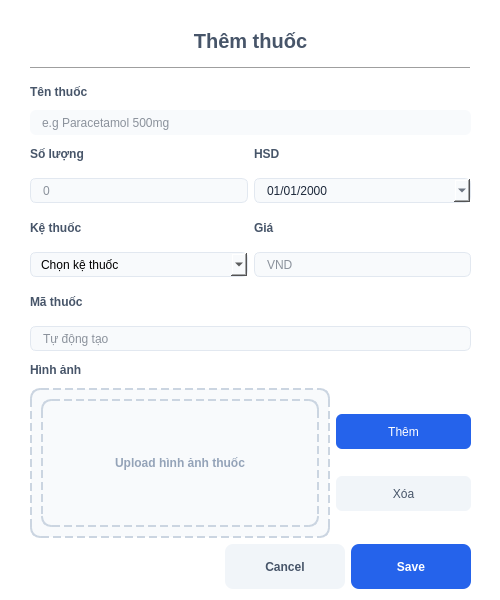
<?xml version="1.0" encoding="UTF-8"?>
<ui version="4.0">
    <class>dlg_medicine_detail</class>
    <widget class="QDialog" name="dlg_medicine_detail">
        <property name="windowModality">
            <enum>Qt::ApplicationModal</enum>
        </property>
        <property name="geometry">
            <rect>
                <x>0</x>
                <y>0</y>
                <width>500</width>
                <height>600</height>
            </rect>
        </property>
        <property name="minimumSize">
            <size>
                <width>500</width>
                <height>600</height>
            </size>
        </property>
        <property name="maximumSize">
            <size>
                <width>500</width>
                <height>600</height>
            </size>
        </property>
        <property name="windowTitle">
            <string>Thêm thuốc mới</string>
        </property>
        <property name="styleSheet">
            <string notr="true">QDialog {
                background-color: #FFFFFF;
                }

                QLabel {
                color: #475569;
                font-weight: 500;
                }

                QLineEdit {
                color: #1E293B;
                }</string>
        </property>
        <widget class="QLabel" name="lbl_title">
            <property name="geometry">
                <rect>
                    <x>30</x>
                    <y>20</y>
                    <width>441</width>
                    <height>41</height>
                </rect>
            </property>
            <property name="styleSheet">
                <string notr="true">font-size: 20px; font-weight: bold; color: #475569;</string>
            </property>
            <property name="text">
                <string>Thêm thuốc</string>
            </property>
            <property name="alignment">
                <set>Qt::AlignCenter</set>
            </property>
        </widget>
        <widget class="Line" name="line_top">
            <property name="geometry">
                <rect>
                    <x>30</x>
                    <y>60</y>
                    <width>440</width>
                    <height>16</height>
                </rect>
            </property>
            <property name="orientation">
                <enum>Qt::Horizontal</enum>
            </property>
        </widget>
        <widget class="QWidget" name="layoutWidget">
            <property name="geometry">
                <rect>
                    <x>30</x>
                    <y>79</y>
                    <width>441</width>
                    <height>526</height>
                </rect>
            </property>
            <layout class="QVBoxLayout" name="verticalLayout_2">
                <item>
                    <layout class="QVBoxLayout" name="verticalLayout">
                        <item>
                            <widget class="QLabel" name="lbl_name">
                                <property name="minimumSize">
                                    <size>
                                        <width>0</width>
                                        <height>25</height>
                                    </size>
                                </property>
                                <property name="text">
                                    <string>Tên thuốc</string>
                                </property>
                            </widget>
                        </item>
                        <item>
                            <widget class="QLineEdit" name="txt_medicine_name">
                                <property name="minimumSize">
                                    <size>
                                        <width>100</width>
                                        <height>25</height>
                                    </size>
                                </property>
                                <property name="styleSheet">
                                    <string notr="true">background-color: #F8FAFC; border: 1px solid
                                        #E2E8F0; border-radius: 6px; padding-left: 10px;</string>
                                </property>
                                <property name="placeholderText">
                                    <string>e.g Paracetamol 500mg</string>
                                </property>
                            </widget>
                        </item>
                        <item>
                            <layout class="QGridLayout" name="grid_info">
                                <property name="verticalSpacing">
                                    <number>12</number>
                                </property>
                                <item row="3" column="0">
                                    <widget class="QComboBox" name="cb_shelf_location">
                                        <property name="minimumSize">
                                            <size>
                                                <width>50</width>
                                                <height>25</height>
                                            </size>
                                        </property>
                                        <property name="styleSheet">
                                            <string notr="true">background-color: #F8FAFC; border:
                                                1px solid #E2E8F0; border-radius: 6px; padding-left:
                                                10px;</string>
                                        </property>
                                        <item>
                                            <property name="text">
                                                <string>Chọn kệ thuốc</string>
                                            </property>
                                        </item>
                                    </widget>
                                </item>
                                <item row="0" column="1">
                                    <widget class="QLabel" name="lbl_hsd">
                                        <property name="minimumSize">
                                            <size>
                                                <width>0</width>
                                                <height>25</height>
                                            </size>
                                        </property>
                                        <property name="text">
                                            <string>HSD</string>
                                        </property>
                                    </widget>
                                </item>
                                <item row="1" column="0">
                                    <widget class="QLineEdit" name="txt_quantity">
                                        <property name="minimumSize">
                                            <size>
                                                <width>50</width>
                                                <height>25</height>
                                            </size>
                                        </property>
                                        <property name="styleSheet">
                                            <string notr="true">background-color: #F8FAFC; border:
                                                1px solid #E2E8F0; border-radius: 6px; padding-left:
                                                10px;</string>
                                        </property>
                                        <property name="placeholderText">
                                            <string>0</string>
                                        </property>
                                    </widget>
                                </item>
                                <item row="0" column="0">
                                    <widget class="QLabel" name="lbl_qty">
                                        <property name="minimumSize">
                                            <size>
                                                <width>0</width>
                                                <height>25</height>
                                            </size>
                                        </property>
                                        <property name="text">
                                            <string>Số lượng</string>
                                        </property>
                                    </widget>
                                </item>
                                <item row="2" column="0">
                                    <widget class="QLabel" name="lbl_shelf">
                                        <property name="minimumSize">
                                            <size>
                                                <width>0</width>
                                                <height>25</height>
                                            </size>
                                        </property>
                                        <property name="text">
                                            <string>Kệ thuốc</string>
                                        </property>
                                    </widget>
                                </item>
                                <item row="2" column="1">
                                    <widget class="QLabel" name="lbl_price">
                                        <property name="minimumSize">
                                            <size>
                                                <width>0</width>
                                                <height>25</height>
                                            </size>
                                        </property>
                                        <property name="text">
                                            <string>Giá</string>
                                        </property>
                                    </widget>
                                </item>
                                <item row="3" column="1">
                                    <widget class="QLineEdit" name="txt_price">
                                        <property name="minimumSize">
                                            <size>
                                                <width>50</width>
                                                <height>25</height>
                                            </size>
                                        </property>
                                        <property name="styleSheet">
                                            <string notr="true">background-color: #F8FAFC; border:
                                                1px solid #E2E8F0; border-radius: 6px; padding-left:
                                                10px;</string>
                                        </property>
                                        <property name="placeholderText">
                                            <string>VND</string>
                                        </property>
                                    </widget>
                                </item>
                                <item row="1" column="1">
                                    <widget class="QDateEdit" name="txt_expiry_date">
                                        <property name="minimumSize">
                                            <size>
                                                <width>50</width>
                                                <height>25</height>
                                            </size>
                                        </property>
                                        <property name="styleSheet">
                                            <string notr="true">background-color: #F8FAFC; border:
                                                1px solid #E2E8F0; border-radius: 6px; padding-left:
                                                10px; color: #1E293B;</string>
                                        </property>
                                        <property name="displayFormat">
                                            <string>dd/MM/yyyy</string>
                                        </property>
                                        <property name="calendarPopup">
                                            <bool>true</bool>
                                        </property>
                                    </widget>
                                </item>
                                <item row="4" column="0">
                                    <widget class="QLabel" name="lbl_id">
                                        <property name="minimumSize">
                                            <size>
                                                <width>0</width>
                                                <height>25</height>
                                            </size>
                                        </property>
                                        <property name="text">
                                            <string>Mã thuốc</string>
                                        </property>
                                    </widget>
                                </item>
                                <item row="5" column="0" colspan="2">
                                    <widget class="QLineEdit" name="txt_medicine_id">
                                        <property name="minimumSize">
                                            <size>
                                                <width>50</width>
                                                <height>25</height>
                                            </size>
                                        </property>
                                        <property name="styleSheet">
                                            <string notr="true">background-color: #F8FAFC; border:
                                                1px solid #E2E8F0; border-radius: 6px; padding-left:
                                                10px;</string>
                                        </property>
                                        <property name="readOnly">
                                            <bool>true</bool>
                                        </property>
                                        <property name="placeholderText">
                                            <string>Tự động tạo</string>
                                        </property>
                                    </widget>
                                </item>
                            </layout>
                        </item>
                        <item>
                            <widget class="QLabel" name="lbl_img_title">
                                <property name="minimumSize">
                                    <size>
                                        <width>0</width>
                                        <height>25</height>
                                    </size>
                                </property>
                                <property name="text">
                                    <string>Hình ảnh</string>
                                </property>
                            </widget>
                        </item>
                        <item>
                            <layout class="QHBoxLayout" name="layout_upload">
                                <item>
                                    <widget class="QFrame" name="frame_upload">
                                        <property name="minimumSize">
                                            <size>
                                                <width>300</width>
                                                <height>150</height>
                                            </size>
                                        </property>
                                        <property name="styleSheet">
                                            <string notr="true">border: 2px dashed #CBD5E1;
                                                border-radius: 10px; background-color: #F8FAFC;</string>
                                        </property>
                                        <layout class="QVBoxLayout" name="v_upload">
                                            <item>
                                                <widget class="QLabel" name="lbl_upload_text">
                                                    <property name="styleSheet">
                                                        <string notr="true">color: #94A3B8;</string>
                                                    </property>
                                                    <property name="text">
                                                        <string>Upload hình ảnh thuốc</string>
                                                    </property>
                                                    <property name="alignment">
                                                        <set>Qt::AlignCenter</set>
                                                    </property>
                                                </widget>
                                            </item>
                                        </layout>
                                    </widget>
                                </item>
                                <item>
                                    <layout class="QVBoxLayout" name="v_img_btns">
                                        <property name="spacing">
                                            <number>1</number>
                                        </property>
                                        <item>
                                            <widget class="QPushButton" name="btn_add_img">
                                                <property name="minimumSize">
                                                    <size>
                                                        <width>80</width>
                                                        <height>35</height>
                                                    </size>
                                                </property>
                                                <property name="styleSheet">
                                                    <string notr="true">background-color: #2563EB;
                                                        color: white; border-radius: 6px;</string>
                                                </property>
                                                <property name="text">
                                                    <string>Thêm</string>
                                                </property>
                                            </widget>
                                        </item>
                                        <item>
                                            <widget class="QPushButton" name="btn_remove_img">
                                                <property name="minimumSize">
                                                    <size>
                                                        <width>80</width>
                                                        <height>35</height>
                                                    </size>
                                                </property>
                                                <property name="styleSheet">
                                                    <string notr="true">background-color: #F1F5F9;
                                                        color: #475569; border-radius: 6px;</string>
                                                </property>
                                                <property name="text">
                                                    <string>Xóa</string>
                                                </property>
                                            </widget>
                                        </item>
                                    </layout>
                                </item>
                            </layout>
                        </item>
                    </layout>
                </item>
                <item>
                    <layout class="QHBoxLayout" name="layout_actions">
                        <item>
                            <spacer name="s_btn_h">
                                <property name="orientation">
                                    <enum>Qt::Horizontal</enum>
                                </property>
                                <property name="sizeHint" stdset="0">
                                    <size>
                                        <width>40</width>
                                        <height>20</height>
                                    </size>
                                </property>
                            </spacer>
                        </item>
                        <item>
                            <widget class="QPushButton" name="btn_secondary">
                                <property name="minimumSize">
                                    <size>
                                        <width>120</width>
                                        <height>45</height>
                                    </size>
                                </property>
                                <property name="styleSheet">
                                    <string notr="true">background-color: #F1F5F9; color: #475569;
                                        border-radius: 8px; font-weight: bold;</string>
                                </property>
                                <property name="text">
                                    <string>Cancel</string>
                                </property>
                            </widget>
                        </item>
                        <item>
                            <widget class="QPushButton" name="btn_primary">
                                <property name="minimumSize">
                                    <size>
                                        <width>120</width>
                                        <height>45</height>
                                    </size>
                                </property>
                                <property name="styleSheet">
                                    <string notr="true">background-color: #2563EB; color: white;
                                        border-radius: 8px; font-weight: bold;</string>
                                </property>
                                <property name="text">
                                    <string>Save</string>
                                </property>
                            </widget>
                        </item>
                    </layout>
                </item>
                <item>
                    <spacer name="s_mid_v">
                        <property name="orientation">
                            <enum>Qt::Vertical</enum>
                        </property>
                        <property name="sizeHint" stdset="0">
                            <size>
                                <width>20</width>
                                <height>20</height>
                            </size>
                        </property>
                    </spacer>
                </item>
            </layout>
        </widget>
    </widget>
    <resources />
    <connections />
</ui>
